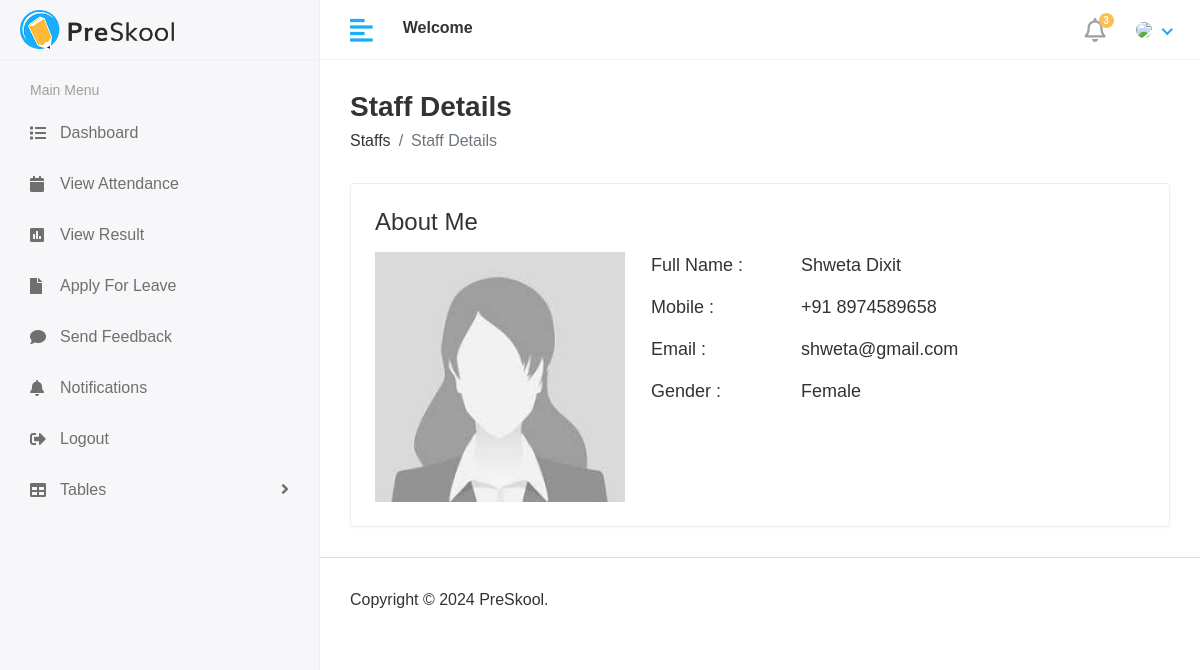
Screenshot of /staff/staff-details/3/ with the database file from the repository.
### staff/models.py (models this page shows, shortened)
class Staff(models.Model):
    admin = models.OneToOneField(CustomUser, on_delete=models.CASCADE)
    gender = models.CharField(max_length=100)
    address = models.TextField()
    contact_no = models.CharField(max_length=20, null=True, blank=True)
    created_at = models.DateTimeField(auto_now_add=True)
    updated_at = models.DateTimeField(auto_now_add=True)

### app/models.py (models this page shows)
class CustomUser(AbstractUser):
    USER = (
        (1, "HOD"),
        (2, "STAFF"),
        (3, "STUDENT")
    )
    user_type = models.CharField(max_length=50, choices=USER, default=1)
    profile_pic = models.ImageField(upload_to="media/profile_pic")

### staff/views.py (the view)
# urls.py: path("staff-details/<int:id>/", views.staff_details, name="staff_details"),
def staff_details(request, id):
    staff = Staff.objects.get(id=id)
    context = {"staff":staff}
    return render(request, "staff/viewStaff.html", context)

### templates/staff/viewStaff.html
{% extends 'base.html' %}
{% block content %}
{% load static %}
        <div class="content container-fluid">
            <div class="page-header">
                <div class="row">
                    <div class="col-sm-12">
                        <h3 class="page-title">Staff Details</h3>
                        <ul class="breadcrumb">
                            <li class="breadcrumb-item"><a href="{% url 'student_list' %}">Staffs</a></li>
                            <li class="breadcrumb-item active">Staff Details</li>
                        </ul>
                    </div>
                </div>
            </div>
            <div class="card">
                <div class="card-body">
                    <div class="row">
                        <div class="col-md-12">
                            <div class="about-info">
                                <h4>About Me</h4>
                                <div class="media mt-3">
                                    {% if staff.admin.profile_pic != "" %}
                                    <img src="/{{staff.admin.profile_pic}}" class="mr-3" alt="..." />
                                    {% else %}
                                    <img src="{% static 'assets/img/profiles/profile1.jpeg' %}" class="mr-3" alt="..." />
                                    {% endif %}
                                    <div class="media-body">
                                        <ul>
                                            <li>
                                                <span class="title-span">Full Name : </span>
                                                <span class="info-span">{{staff.admin.first_name}} {{staff.admin.last_name}}</span>
                                            </li>
                                            <li>
                                                <span class="title-span">Mobile : </span>
                                                <span class="info-span">+91 {{staff.contact_no}}</span>
                                            </li>
                                            <li>
                                                <span class="title-span">Email : </span>
                                                <span class="info-span">{{staff.admin.email}}</span>
                                            </li>
                                            <li>
                                                <span class="title-span">Gender : </span>
                                                <span class="info-span">{{staff.gender}}</span>
                                            </li>
                                        </ul>
                                    </div>
                                </div>
                            </div>
                        </div>
                    </div>
                </div>
            </div>
        </div>
{% endblock %}

### static/assets/css/style.css (style rules this page uses)
html { height: 100%; }
body { background-color: #fff; color: #333; font-family: 'Poppins', sans-serif; font-size: 1rem; height: 100%; line-height: 1.5; overflow-x: hidden; }
h1, h2, h3, h4, h5, h6 { font-family: 'Poppins', sans-serif; margin-top: 0; }
a { color: #009ce7; }
input, button, a { transition: all 0.4s ease; -moz-transition: all 0.4s ease; -o-transition: all 0.4s ease; -ms-transition: all 0.4s ease; -webkit-transition: all 0.4s ease; }
ul, ol { padding: 0px; list-style: none; }
.card { border: 1px solid #ececf5; box-shadow: 0 1px 3px 0 rgba(0, 0, 0, 0.03); margin-bottom: 1.875rem; }
.card-body { padding: 1.5rem; }
.page-wrapper > .content { padding: 1.875rem 1.875rem 0; }
.page-header { margin-bottom: 1.875rem; }
.page-header .breadcrumb { background-color: transparent; color: #6c757d; font-size: 1rem; font-weight: 500; margin-bottom: 0; padding: 0; }
.page-header .breadcrumb a { color: #333; }
.page-title { font-size: 28px; font-weight: 600; color: #333; margin-bottom: 5px; }
.about-info img { width: 250px; }
.about-info ul li { font-size: 18px; margin: 0px 0px 15px 10px; display: flex; }
.title-span { font-weight: 500; width: 150px; }

### rows the page displays
Staff: admin.profile_pic (picture), admin.first_name "Shweta", admin.last_name "Dixit", contact_no "8974589658", admin.email "shweta@gmail.com", gender "Female"
